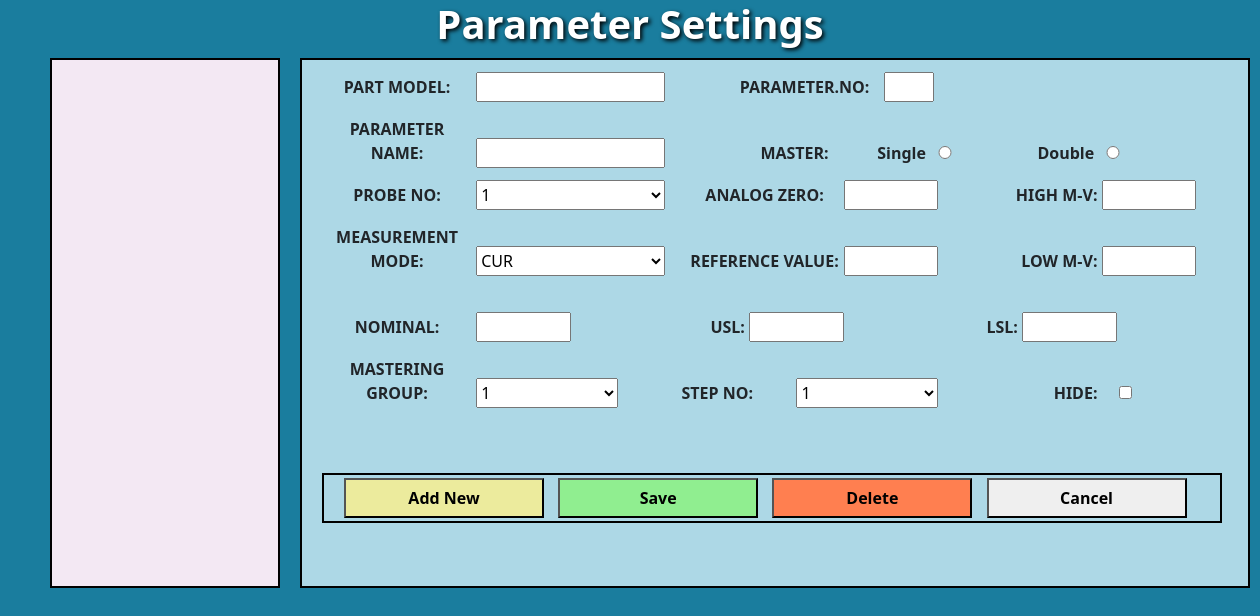
The app's page /parameter/, older data.
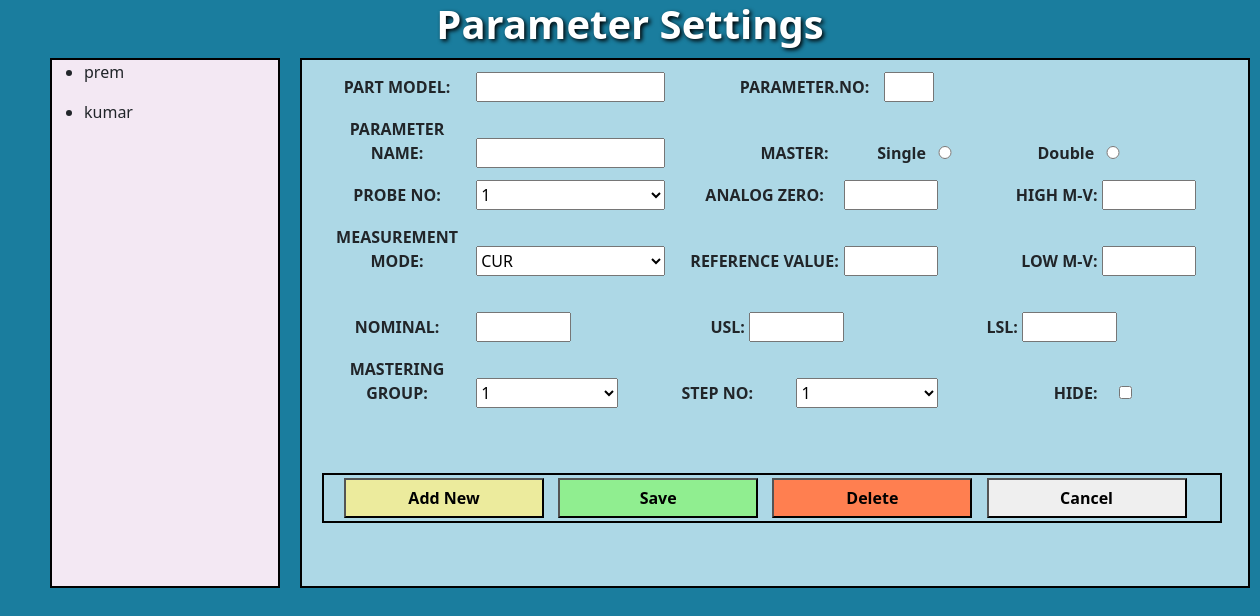
The same page, newer data.
### app/models.py (models this page shows)
class TableOneData(models.Model):
    part_name = models.CharField(max_length=100)
    customer_name = models.CharField(max_length=100)
    part_model = models.CharField(max_length=100)
    id = models.AutoField(primary_key=True)  # Ensure that 'id' is used as the primary key
    part_no = models.CharField(max_length=100)

### app/views.py (the view, shortened to what this page needs)
# urls.py: path('parameter/',views.parameter,name="parameter"),
@csrf_exempt
def parameter(request):
    if request.method == 'GET':
        try:
            table_body_1_data = TableOneData.objects.all()
            model_id = request.GET.get('model_name')
            print('your selected model from web page is:', model_id)
            if model_id:
                paraname = constvalue.objects.filter(model_id=model_id).values('parameter_name')
                print('your filtered values are:', paraname)
                return JsonResponse({'paraname': list(paraname)})
            else:
                paraname = []  # If no model is selected, set paraname to an empty list
            return render(request, 'app/parameter.html', {
                'table_body_1_data': table_body_1_data,
                'paraname': paraname,
                'selected_model_id': model_id,
            })
        except Exception as e:
            print(f'Exception: {e}')
            return HttpResponse(f'Error: {str(e)}', status=500)
    return render(request, 'app/parameter.html')

### app/templates/app/parameter.html (shortened to what this page needs)
{% extends 'app/layouts/main.html' %}
{% block content %}
<center style="color: white; text-shadow: 2px 2px 4px #000000;">
    <h1><b>Parameter Settings</b></h1></center>
<div class="box-1" id="box1">
    <label for="partModel">PART MODEL:</label>
    <input type="text" id="partModel">
    <label for="sr.no" style="margin-left: 60px;">PARAMETER.NO:</label>
    <input type="text" id="sr_no" name="sr_no" style="width: 50px;"><br>
    <label for="parameter_name">PARAMETER NAME:</label>
    <input type="text" id="parameter_name">
    <label style="margin-left: 50px;">MASTER:</label>
    <label for="single" style="margin-left: -30px;" >Single
        <input type="radio" id="single" name="radioOption" oninput="validateInteger(this)" onclick="handleRadioClick('single')">
    </label>
    <label for="double" style="margin-left: 10px;">Double
        <input type="radio" id="double" name="radioOption" onclick="handleRadioClick('double')">
    </label><br>
    <label for="probe_no">PROBE NO:</label>
    <select id="probe_no" name="probe_no" oninput="validateInteger(this)">
        <script>
            for (var i = 1; i <= 11; i++) {
                document.write('<option value="' + i + '">' + i + '</option>');
            }
        </script>
    </select>
    <label for="analog_zero">ANALOG ZERO:</label>
    <input type="text" id="analog_zero" style="width: 10%;" oninput="validateInteger(this)">
    <label for="high_mv" style="text-align: right;margin-left: 5px;">HIGH M-V:</label>
    <input type="text" id="high_mv" style="width: 10%;" oninput="validateInteger(this)"><br>
    <label for="measurement_mode">MEASUREMENT MODE:</label>
    <select id="measurement_mode" name="measurement_mode">
        <option value="CUR">CUR</option>
    </select>
    <label for="reference_value">REFERENCE VALUE:</label>
    <input type="text" id="reference_value" style="width: 10%; " oninput="validateInteger(this)">
    <label for="low_mv" style="text-align: right; margin-left: 5px;" >LOW M-V:</label>
    <input type="text" id="low_mv" style="width: 10%; " oninput="validateInteger(this)"><br><br>
    <label for="nominal">NOMINAL:</label>
    <input type="text" id="nominal" style="width: 10%;" oninput="validateInteger(this)">
    <label for="usl" style="text-align: right;">USL:</label>
    <input type="text" id="usl" style="width: 10%;" oninput="validateInteger(this)">
    <label for="lsl" style="text-align: right;">LSL:</label>
    <input type="text" id="lsl" style="width: 10%;" oninput="validateInteger(this)"><br>
    <label for="mastering" style="margin-top: 15px;">MASTERING GROUP:</label>
    <select id="mastering"  style="width: 15%;" name="mastering" oninput="validateInteger(this)">
        <script>
            for (var i = 1; i <= 30; i++) {
                document.write('<option value="' + i + '">' + i + '</option>');
            }
        </script>
    </select>
    <label for="step_no">STEP NO:</label>
    <select id="step_no" style="width: 15%;" name="step_no" oninput="validateInteger(this)">
        <script>
            for (var i = 1; i <= 20; i++) {
                document.write('<option value="' + i + '">' + i + '</option>');
            }
        </script>
    </select>
    <label for="hide" style="text-align: right;margin-left: 5px;">HIDE:</label>
    <input type="checkbox" id="hide" style="width: 5%;margin-left:0px;" name="hideCheckbox"><br>
    <div class="box-3">
        <button type="button" id="add-btn"><b> Add New</b></button>
        <button type="button" id="save-btn" onclick="saveValues()"><b>Save</b></button>
        <button type="button" id="delete-btn"><b> Delete</b></button>
        <a href="{% url 'index' %}" >
        <button type="button" id="cancel-btn"><b>Cancel</b></button>
        </a>
    </div>
</div>
<div class="box-2" id="model_name">
    {% for data in table_body_1_data %}
        <ul class="model-ul">
            <li class="model-name" data-model-id="{{ data.model_id }}">{{ data.part_model }}</li>
        </ul>
    {% endfor %}
</div>
  {% endblock content %}

### app/templates/app/layouts/main.html (shortened to what this page needs)
{% load static %}
<!doctype html>
<html lang="en">
  <head>
    <link href="https://cdn.jsdelivr.net/npm/bootstrap@5.0.2/dist/css/bootstrap.min.css" rel="stylesheet">
    <link rel="stylesheet" href="https://cdnjs.cloudflare.com/ajax/libs/font-awesome/4.7.0/css/font-awesome.min.css">
    <link rel="stylesheet" href="{% static 'css/style.css' %}">
  </head>
  <body>
   {% block content %}
   {% endblock content %}
  </body>
</html>

### app/static/css/style.css (style rules this page uses)
body { background-color: #1a7d9e; }

### app/templates/app/parameter.html (style rules this page uses)
.box-1 { height: 530px; width: 950px; margin-left: 300px; margin-top: 10px; background-color: lightblue; border: 2px solid black; }
.box-3 { height: 50px; width: 900px; margin-left: 20px; border: 2px solid black; margin-top: 65px; }
.box-2 { height:530px; width: 230px; margin-left: 50px; background-color:rgb(243, 232, 243); border: 2px solid black; margin-top: -530px; }
label { display: inline-block; width: 150px; margin-top: 15px; text-align: center; margin-left: 20px; font-weight: bold; }
input { margin-top: 10px; box-sizing: border-box; width: 20%; }
select { margin-top: 10px; box-sizing: border-box; width: 20%; height: 30px; }
#add-btn { width: 200px; height: 40px; margin-top: 3px; margin-left: 20px; background-color: rgb(236, 235, 157); }
#delete-btn { width: 200px; height: 40px; margin-top: 3px; margin-left: 10px; background-color: coral; }
#save-btn { width: 200px; height: 40px; margin-left: 10px; background-color: lightgreen; }
#cancel-btn { width: 200px; height:40px ; margin-left: 10px; }
.box-2 { overflow-x: auto; overflow-y: auto; }

Row changes from the older to the newer data that the page shows:
added TableOneData: part_model "prem"
added TableOneData: part_model "kumar"
